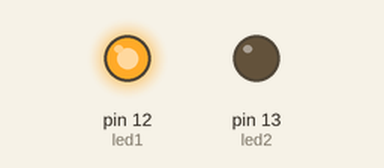
Bench run of a sketch on a simulated Arduino Uno, built with avr-gcc and run on an emulated ATmega328P. Shown: output pins drawn as LEDs (lit = HIGH). What the sketch prints to the serial monitor is not drawn.

Above: at 0.1 s.
At 33.1 s:
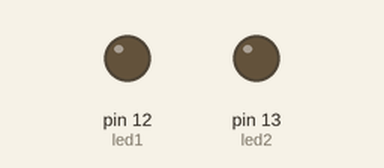
Timing chart, 0 to 40.0 s (numbered marks = the images above):
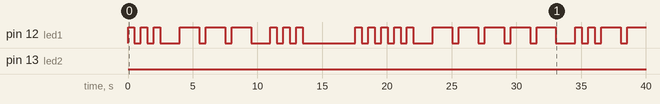

The sketch:

assignment1_2_2.ino
```cpp
int led1 = 12;  // led to use for output (13 is built-in)
int led2 =13;
int dit_delay = 500;           // length of a dit in ms
int dah_delay = dit_delay * 3; // length of a dah in ms

// dit() and dat() already include dit_delay
int letter_delay = dah_delay - dit_delay;

// letters already include letter delay
int word_delay   = dit_delay * 7 - letter_delay;

void dit(int a) {
    Serial.print(".");

    // send a dit
    digitalWrite(a, HIGH);
    delay(dit_delay);

    digitalWrite(a, LOW);
    delay(dit_delay);
}

void dah(int a) {
    Serial.print("-");

    // send a dah
    digitalWrite(a, HIGH);
    delay(dah_delay);

    digitalWrite(a, LOW);
    delay(dit_delay);
}

void pause_letter() {
   Serial.println("");
   delay(letter_delay);
}

void pause_word() {
   Serial.println("");
   delay(word_delay);
}

void morse_S() {
  dit(led1); dit(led1); dit(led1);
  pause_letter();
}

void morse_O() {
  dah(led1); dah(led1); dah(led1);
  pause_letter();
}

void morse_SOS() {
    morse_S(); morse_O(); morse_S();
    pause_word();
}

// send n in morse code
void morse_digit(int n) {
    Serial.print("morse_digit(");
    Serial.print(n);
    Serial.println(")...");

    if (n == 0) {
        dah(led1); dah(led1); dah(led1); dah(led1); dah(led1);
    }
    if (n == 1) {
        dit(led1); dah(led1); dah(led1); dah(led1); dah(led1);
    }
    if (n == 2) {
        dit(led1); dit(led1); dah(led1); dah(led1); dah(led1);
    }
    if (n == 3) {
        dit(led1); dit(led1); dit(led1); dah(led1); dah(led1);
    }
    if (n == 4) {
        dit(led1); dit(led1); dit(led1); dit(led1); dah(led1);
    }
    if (n == 5) {
        dit(led1); dit(led1); dit(led1); dit(led1); dit(led1);
    }
    if (n == 6) {
        dah(led1); dit(led1); dit(led1); dit(led1); dit(led1);
    }
    if (n == 7) {
        dah(led1); dah(led1); dit(led1); dit(led1); dit(led1);
    }
    if (n == 8) {
        dah(led1); dah(led1); dah(led1); dit(led1); dit(led1);
    }
    if (n == 9) {
        dah(led1); dah(led1); dah(led1); dah(led1); dit(led1);
    }
    pause_letter();

    Serial.print("morse_digit(");
    Serial.print(n);
    Serial.println(")...done");
}

void morse_number(int n) {
    Serial.print("morse_number(");
    Serial.print(n);
    Serial.println(")...");

    if (n >= 10) {
        morse_number(n / 10);
    }
    morse_digit(n % 10);

    Serial.print("morse_number(");
    Serial.print(n);
    Serial.println(")...done");
}

void setup() {
  // put your setup code here, to run once:

  // Configure LED as output
  pinMode(led1, OUTPUT);
  pinMode(led2, OUTPUT);
  // Use serial port as output
  Serial.begin(9600);
}

void morse_letter(char c, int a) {
  Serial.print("morse_letter(");
  Serial.print(c);
  Serial.println(")...");
  switch (c) {
    case 'b':{dah(a);dit(a);dit(a);dit(a);break;}
    case 'a':{dit(a);dah(a);break;}
    case 'c':{dah(a);dit(a);dah(a);dit(a);break;}
    case 'd':{dah(a);dit(a);dit(a);break;}
    case 'e':{dit(a);break;}
    case 'f':{dit(a);dit(a);dah(a);dit(a);break;}
    case 'g':{dah(a);dah(a);dit(a);break;}
    case 'h':{dit(a);dit(a);dit(a);dit(a);break;}
    case 'i':{dit(a);dit(a);break;}
    case 'j':{dit(a);dah(a);dah(a);dah(a);break;}
    case 'k':{dah(a);dit(a);dah(a);break;}
    case 'l':{dit(a);dah(a);dit(a);dit(a);break;}
    case 'm':{dah(a);dah(a);break;}
    case 'n':{dah(a);dit(a);break;}
    case 'o':{dah(a);dah(a);dah(a);break;}
    case 'p':{dit(a);dah(a);dah(a);dit(a);break;}
    case 'q':{dah(a);dah(a);dit(a);dah(a);break;}
    case 'r':{dit(a);dah(a);dit(a);break;}
    case 's':{dit(a);dit(a);dit(a);break;}
    case 't':{dah(a);break;}
    case 'u':{dit(a);dit(a);dah(a);break;}
    case 'v':{dit(a);dit(a);dit(a);dah(a);break;}
    case 'w':{dit(a);dah(a);dah(a);break;}
    case 'x':{dah(a);dit(a);dit(a);dah(a);break;}
    case 'y':{dah(a);dit(a);dah(a);dah(a);break;}
    case 'z':{dah(a);dah(a);dit(a);dit(a);break;}
  }
  pause_letter();
  Serial.print("morse_letter(");
  Serial.print(c);
  Serial.println(")...done");
}

void morse_word(String s, int a){
  Serial.print("morse_word(");
  Serial.print(s);
  Serial.println(")...");
  for (int i = 0; i < s.length(); i++) {
    morse_letter(s[i],a);
  }
  pause_word();
  Serial.print("morse_word(");
  Serial.print(s);
  Serial.println(")...done");
}

void loop() {
  // put your main code here, to run repeatedly:
  morse_SOS();
  morse_number(5024);
  morse_word("saarland",led1);
  morse_word("university",led2);
}
```

Measured:
- by itself, pin 12 (led1): LOW → HIGH at 0.00 s, → LOW 0.50 s later, → HIGH 0.50 s later, → LOW 0.50 s later, … (45 changes in this stretch)
